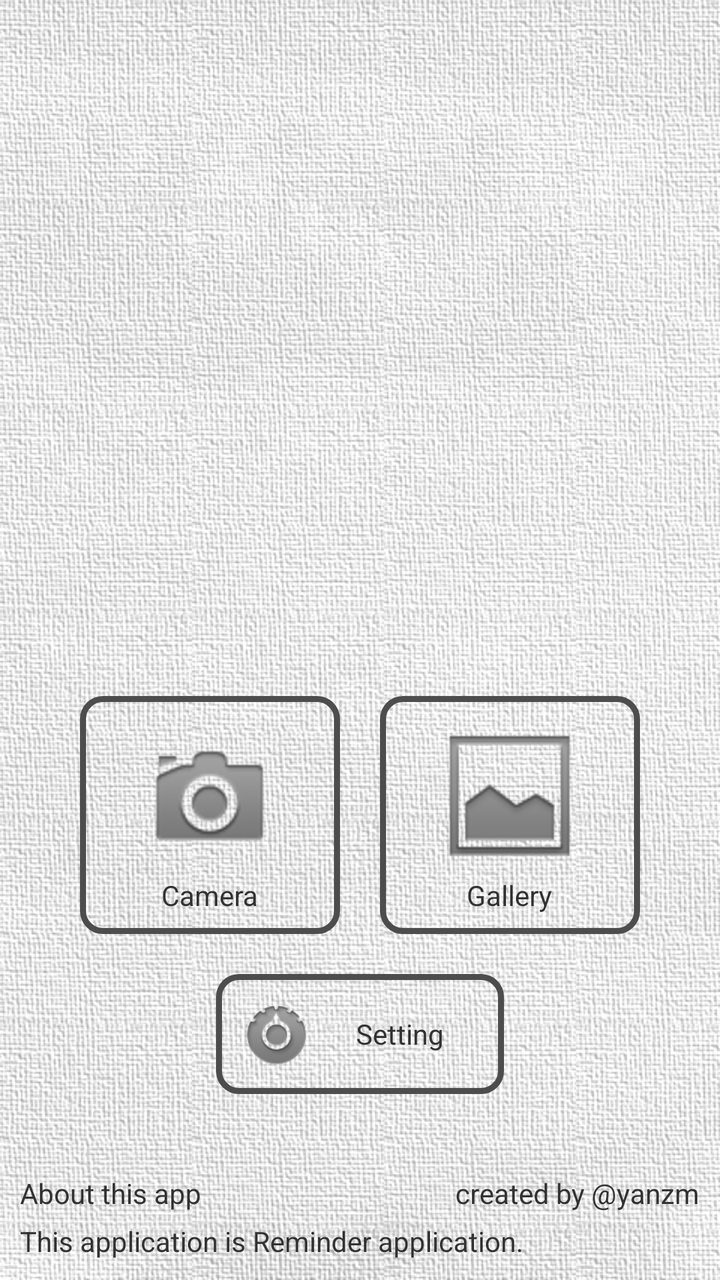
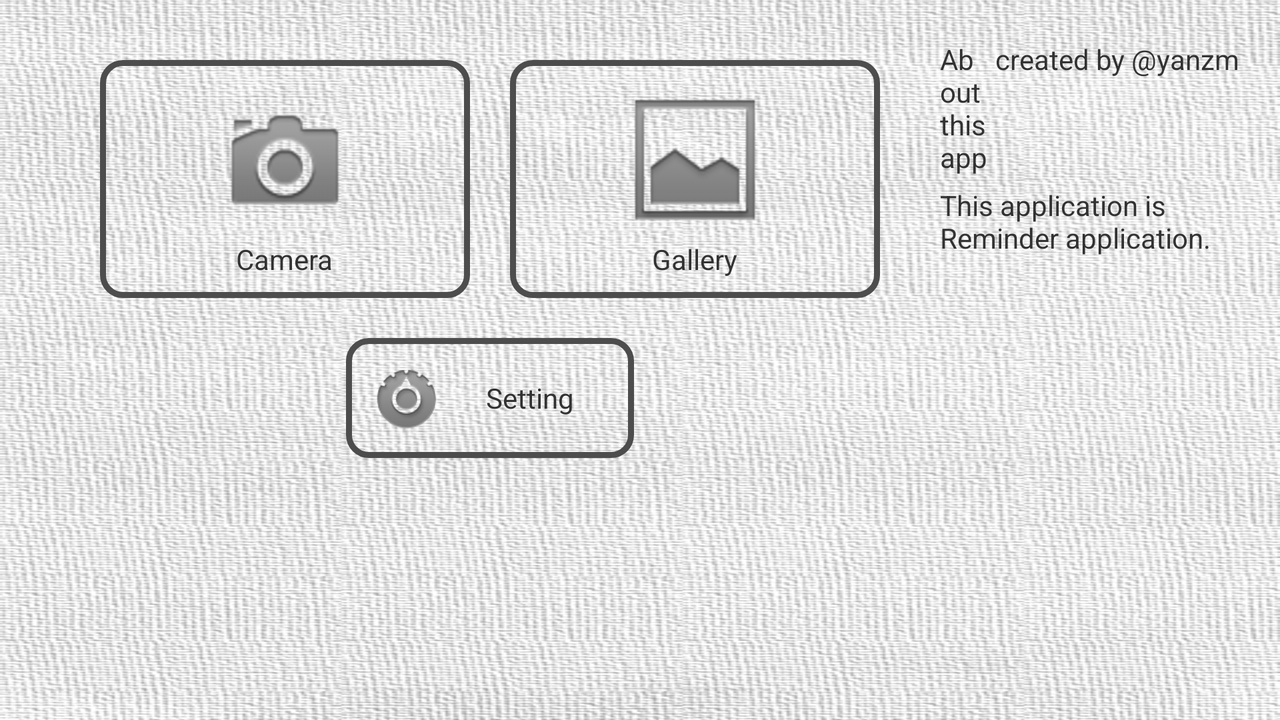

The same Android screen from two of the app's own layout files: first res/layout/ as a phone draws it, then the repository's variant for another configuration, drawn on a device whose configuration selects that folder. Both files follow.
<!-- AndroidManifest.xml: application theme CustomTheme.Light -->
<!-- res/layout/dashboard.xml -->
<?xml version="1.0" encoding="utf-8"?>

<LinearLayout xmlns:android="http://schemas.android.com/apk/res/android"
  android:orientation="vertical"
  android:layout_width="fill_parent"
  android:layout_height="fill_parent"
  android:padding="10dip"
  android:gravity="center_horizontal"
  >
  <LinearLayout
    android:orientation="horizontal"
    android:layout_width="fill_parent"
    android:layout_height="0dip"
    android:layout_weight="1"
    >
  </LinearLayout>
  <LinearLayout
    android:orientation="horizontal"
    android:layout_width="fill_parent"
    android:layout_height="wrap_content"
    android:paddingLeft="20dip"
    android:paddingRight="20dip"
    >
    <include layout="@layout/feature1_item"
      android:layout_width="0dip"
      android:layout_height="wrap_content"
      android:layout_margin="10dip"
      android:layout_weight="1"
      />
    <include layout="@layout/feature2_item"
      android:layout_width="0dip"
      android:layout_height="wrap_content"
      android:layout_margin="10dip"
      android:layout_weight="1"
      />
  </LinearLayout>
  <include
    layout="@layout/feature3_item"
    android:layout_width="wrap_content"
    android:layout_height="wrap_content"
    android:layout_margin="10dip"
    />
  <ImageView
    android:layout_marginTop="20dip"
    android:src="@drawable/horizontal_line"
    android:layout_width="fill_parent"
    android:layout_height="10dip"
    />
  <include
    layout="@layout/about_this_app"
    android:layout_width="fill_parent"
    android:layout_height="wrap_content"
    />
</LinearLayout>
<!-- res/layout/feature1_item.xml (included above) -->
<?xml version="1.0" encoding="utf-8" ?>

<LinearLayout xmlns:android="http://schemas.android.com/apk/res/android"
  android:orientation="vertical"
  android:gravity="center"
  android:onClick="moveFeature1"
  android:background="@drawable/button_stateful"
  android:focusable="true"
  android:padding="10dip"
  >
  <ImageView
    android:src="@drawable/ic_menu_camera"
    android:layout_width="wrap_content"
    android:layout_height="80dip"
    android:adjustViewBounds="true"
    />
  <TextView
    android:background="@color/feature_text_bg"
    android:text="Camera"
    android:layout_width="wrap_content"
    android:layout_height="wrap_content"
    />
</LinearLayout>
<!-- res/layout/feature2_item.xml (included above) -->
<?xml version="1.0" encoding="utf-8" ?>

<LinearLayout xmlns:android="http://schemas.android.com/apk/res/android"
  android:orientation="vertical"
  android:gravity="center"
  android:onClick="moveFeature2"
  android:background="@drawable/button_stateful"
  android:focusable="true"
  android:padding="10dip"
  >
  <ImageView
    android:src="@drawable/ic_menu_gallery"
    android:layout_width="wrap_content"
    android:layout_height="80dip"
    android:adjustViewBounds="true"
    />
  <TextView
    android:background="@color/feature_text_bg"
    android:text="Gallery"
    android:layout_width="wrap_content"
    android:layout_height="wrap_content"
    />
</LinearLayout>
<!-- res/layout/feature3_item.xml (included above) -->
<?xml version="1.0" encoding="utf-8" ?>

<LinearLayout xmlns:android="http://schemas.android.com/apk/res/android"
  android:orientation="horizontal"
  android:gravity="center"
  android:onClick="moveFeature1"
  android:background="@drawable/button_stateful"
  android:focusable="true"
  android:padding="10dip"
  >
  <ImageView
    android:src="@drawable/ic_menu_preferences"
    android:layout_width="wrap_content"
    android:layout_height="40dip"
    android:adjustViewBounds="true"
    />
  <TextView
    android:background="@color/feature_text_bg"
    android:text="Setting"
    android:layout_width="wrap_content"
    android:layout_height="wrap_content"
    android:layout_marginLeft="20dip"
    android:layout_marginRight="20dip"
    />
</LinearLayout>
<!-- res/layout/about_this_app.xml (included above) -->
<?xml version="1.0" encoding="utf-8"?>

<LinearLayout xmlns:android="http://schemas.android.com/apk/res/android"
  android:orientation="vertical"
  android:layout_width="fill_parent"
  android:layout_height="fill_parent"
  android:background="@color/about_bg"
  >
  <LinearLayout
    android:orientation="horizontal"
    android:layout_width="fill_parent"
    android:layout_height="wrap_content"
    android:layout_marginBottom="5dip"
    >
    <TextView
      android:layout_width="0dip"
      android:layout_weight="1"
      android:layout_height="wrap_content"
      android:text="About this app"
      />
    <TextView
      android:layout_width="wrap_content"
      android:layout_height="wrap_content"
      android:text="created by @yanzm"
      />
  </LinearLayout>
  <TextView
    android:layout_width="fill_parent"
    android:layout_height="wrap_content"
    android:text="@string/about"
    />
</LinearLayout>
<!-- resources referenced by this layout -->
<resources>
  <color name="about_bg">#00ffffff</color>
  <color name="feature_text_bg">#00ffffff</color>
  <!-- drawable button_stateful (drawable) -->
  <?xml version="1.0" encoding="utf-8" ?>
  
  <selector xmlns:android="http://schemas.android.com/apk/res/android">
    <item android:state_pressed="true" >
      <shape>
        <solid android:color="#99eca14f" />
        <corners android:radius="10dip" />
        <stroke
          android:width="3dip"
          android:color="@color/basic1" />
      </shape>
    </item>
    <item android:state_focused="true" >
      <shape>
        <solid android:color="#66eca14f" />
        <corners android:radius="10dip" />
        <stroke
          android:width="3dip"
          android:color="@color/basic1" />
      </shape>
    </item>
    <item>
      <shape>
        <solid android:color="#00eca14f" />
        <corners android:radius="10dip" />
        <stroke
          android:width="3dip"
          android:color="@color/basic1" />
      </shape>
    </item>
  </selector>
  <!-- drawable ic_menu_camera: png bitmap (drawable-hdpi, 18176 bytes) -->
  <!-- drawable ic_menu_gallery: png bitmap (drawable-hdpi, 7447 bytes) -->
  <!-- drawable ic_menu_preferences: png bitmap (drawable-hdpi, 22621 bytes) -->
  <string name="about">This application is Reminder application.</string>
  <style name="CustomTheme.Light" parent="@android:style/Theme.Light">
      
      <item name="android:windowTitleSize">50dip</item>
      <item name="android:windowTitleBackgroundStyle">
        @style/CustomWindowTitleBackground</item>
      <item name="android:windowContentOverlay">@null</item>
      <item name="android:windowTitleStyle">@style/CustomWindowTitle</item>
      
      <item name="android:windowBackground">@drawable/bg</item>
    </style>
  <color name="basic1">#4d4d4d</color>
  <style name="CustomWindowTitleBackground">
      <item name="android:background">@drawable/title_bar</item>
    </style>
  <style name="CustomWindowTitle">
      <item name="android:singleLine">true</item>
      <item name="android:textAppearance">@style/TextAppearance.WindowTitle</item>
      <item name="android:shadowColor">#BB000000</item>
      <item name="android:shadowRadius">2.75</item>
    </style>
  <!-- drawable bg: jpg bitmap (drawable-hdpi, 309158 bytes) -->
  <!-- drawable title_bar (drawable) -->
  <?xml version="1.0" encoding="utf-8"?>
  
  <shape xmlns:android="http://schemas.android.com/apk/res/android">
    <gradient
      android:startColor="@color/basic1"
      android:endColor="@color/basic2"
      android:angle="90" />
  </shape>
  <style name="TextAppearance.WindowTitle" parent="@android:style/TextAppearance.WindowTitle">
      <item name="android:textColor">#fff</item>
      <item name="android:textSize">16sp</item>
      <item name="android:textStyle">bold</item>
    </style>
  <color name="basic2">#a8a8a8</color>
</resources>
<!-- res/layout-land/dashboard.xml (the repository's variant of the layout above) -->
<!-- drawn on the phone turned sideways -->
<?xml version="1.0" encoding="utf-8"?>

<LinearLayout xmlns:android="http://schemas.android.com/apk/res/android"
  android:orientation="horizontal"
  android:layout_width="fill_parent"
  android:layout_height="fill_parent"
  android:padding="20dip"
  >
  <LinearLayout
    android:orientation="vertical"
    android:layout_width="0dip"
    android:layout_height="fill_parent"
    android:layout_weight="1"
    android:gravity="center_horizontal"
    >
    <LinearLayout
      android:orientation="horizontal"
      android:layout_width="fill_parent"
      android:layout_height="wrap_content"
      android:paddingLeft="20dip"
      android:paddingRight="20dip"
      >
      <include layout="@layout/feature1_item"
        android:layout_width="0dip"
        android:layout_height="wrap_content"
        android:layout_margin="10dip"
        android:layout_weight="1"
        />
      <include layout="@layout/feature2_item"
        android:layout_width="0dip"
        android:layout_height="wrap_content"
        android:layout_margin="10dip"
        android:layout_weight="1"
        />
    </LinearLayout>
    <include layout="@layout/feature3_item"
      android:layout_width="wrap_content"
      android:layout_height="wrap_content"
      android:layout_marginTop="10dip"
      />
  </LinearLayout>
  <include layout="@layout/about_this_app"
    android:layout_width="150dip"
    android:layout_height="fill_parent"
    />
</LinearLayout>
